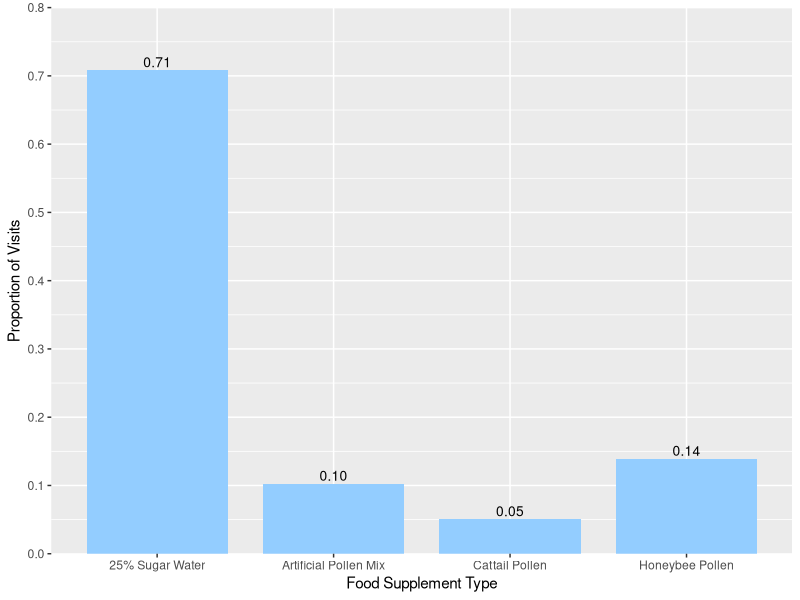
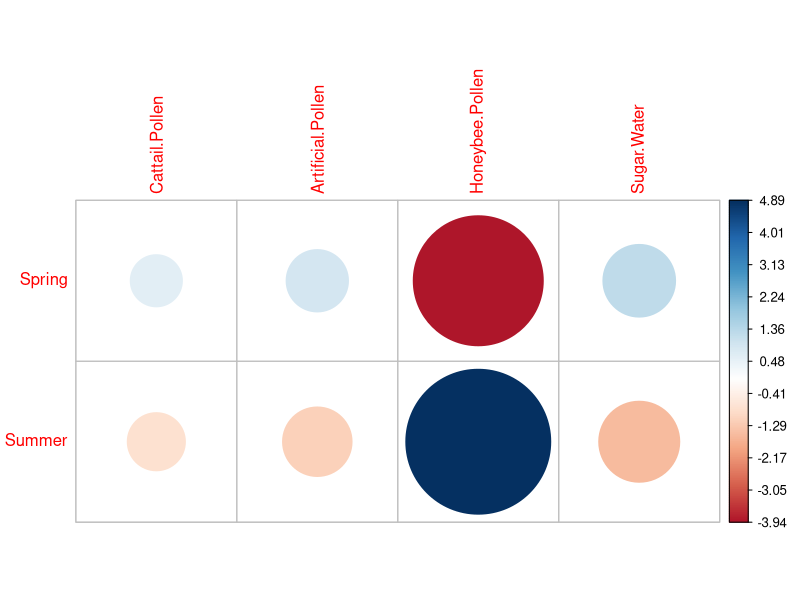
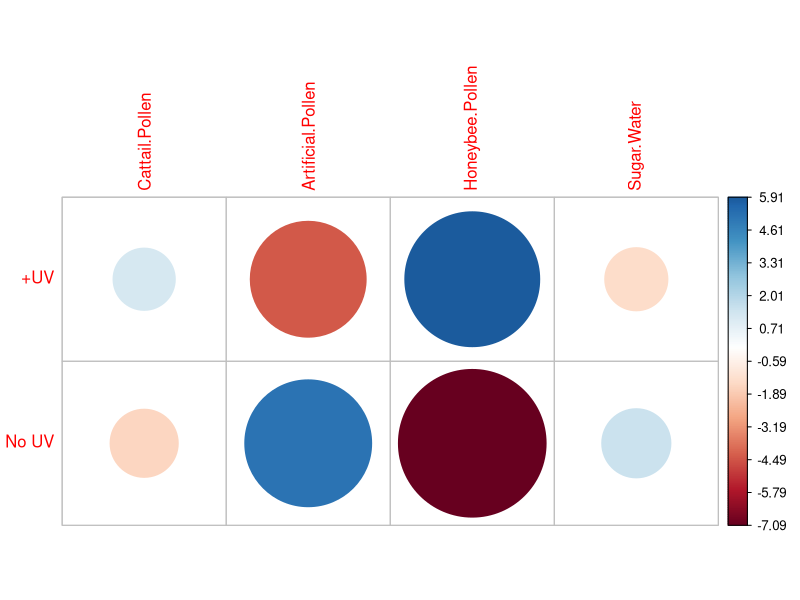

Reproduce these figures in R, in order.
### Question 6 - Supplemental Food Choices ####
#We provided four alternative food choices to investigate the best food supplement for O. lignaria. Which food suppliement had the most visits and was this affected by season condition?

#install.packages("ggplot2")  
library("ggplot2")
#install.packages("corrplot")  
library(corrplot)




################## What Food Supplement did the Bees prefer overall? #########

#Goodness of Fit - Compare Total number of visits to different Food Supplements

observed = c(99, 201, 273, 1391)        # observed frequencies
expected = c(0.25, 0.25, 0.25, 0.25)      # expected proportions
chisq.test(x = observed,
           p = expected) ## X-squared = 2230.7, df = 3, p-value < 2.2e-16

#Post Hoc test to compare Sugar water Visits to All other supplements visits combined 
prop.test(x = c(1391, 573), n = c(1964, 1964),
          alternative = "greater") #X-squared = 679.72, df = 1, p-value < 2.2e-16



#### FIGURE 7: Supplement Visit Proportions ###

total_count_prop <- read.csv("total_count_prop.csv")
head(total_count_prop)


ggplot(total_count_prop, aes(x=Supplement, y=Proportion, fill=Supplement)) +
  geom_bar(stat = "identity", width = 0.8) +
  #geom_text(aes(label=Proportion))+
  scale_y_continuous(breaks = seq(0, 0.80, 0.10),
                     limits = c(0, 0.80),
                     expand = c(0, 0))+
  scale_fill_manual(values=c("#93CDFF", "#93CDFF", "#93CDFF", "#93CDFF")) +
  theme(legend.position="none")+
  labs(x = "Food Supplement Type", y = "Proportion of Visits")+
  geom_text(
    aes(label=sprintf("%0.2f", round(Proportion, digits = 2))), 
    vjust = -0.3, size = 3.5)





############### Did the Season Conditions or UV Light Treatment affect these food supplement preferences? ########


##### Season Conditions Comparison ########
season_count_prop <- read.csv("season_count_prop.csv", row.names = 1)


chisq <- chisq.test(season_count_prop)
chisq ## X-squared = 46.419, df = 3, p-value = 4.618e-10
round(chisq$residuals, 3)
corrplot(chisq$residuals, is.cor = FALSE)
#strong positive association with Honeybee pollen and summer, honey bee pollen was next to sugar in uv but not in no uv room



##### UV Treatment Comparison #####
uv_count_prop <- read.csv("uv_count_prop.csv", row.names = 1)
head(uv_count_prop)


chisq <- chisq.test(uv_count_prop)
chisq ##X-squared = 139.62, df = 3, p-value < 2.2e-16

corrplot(chisq$residuals, is.cor = FALSE)

#positive correlation of honey bee pollen and +UV treatment
#and positive correlation of Artificial pollen and No UV treatment
#but it just so happens that even though food supplement placement was chosen randomly both of those were near the sugar water - add to discussion  






















